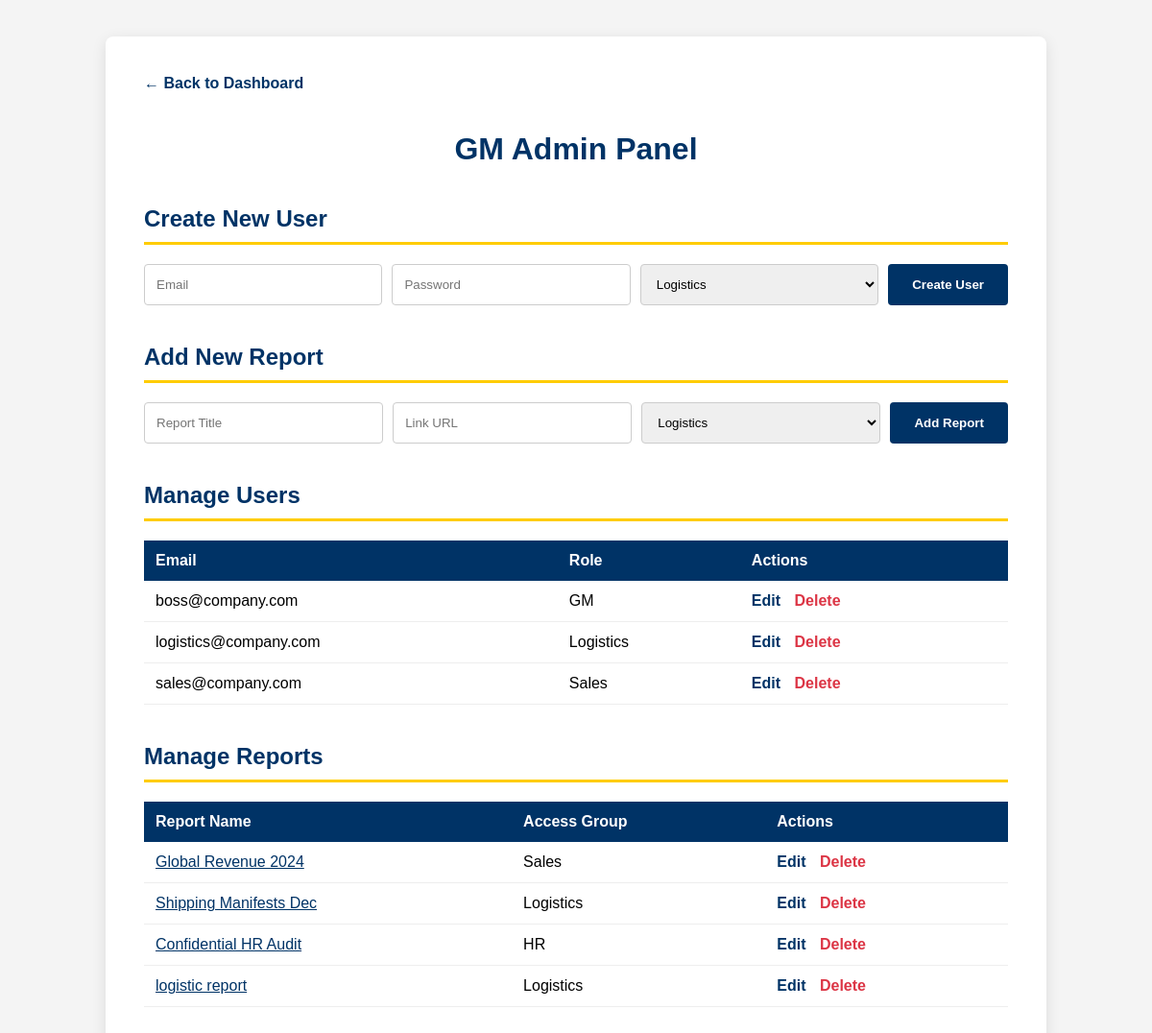
The page /admin (signed in) on the database its author committed.
### app.py (models this page shows)
class User(UserMixin, db.Model):
    id = db.Column(db.Integer, primary_key=True)
    email = db.Column(db.String(100), unique=True)
    password = db.Column(db.String(100)) # In production, use hashed passwords!
    role = db.Column(db.String(50)) # e.g., 'GM', 'Logistics', 'Sales'

class Report(db.Model):
    id = db.Column(db.Integer, primary_key=True)
    name = db.Column(db.String(100))
    link = db.Column(db.String(500)) # URL to the report
    group_access = db.Column(db.String(50)) # Which group can see this?

### app.py (the view)
@app.route('/admin', methods=['GET', 'POST'])
@login_required
def admin():
    if current_user.role != 'GM':
        flash("Access Denied.")
        return redirect(url_for('dashboard'))
    if request.method == 'POST':
        if 'new_email' in request.form:
             pass # Remove 'pass' when you paste your code
        elif 'report_name' in request.form:
             pass
    all_users = User.query.all()
    all_reports = Report.query.all()
    return render_template('admin.html', users=all_users, reports=all_reports)

### app.py (called while the page is built)
@login_manager.user_loader
def load_user(user_id):
    return User.query.get(int(user_id))

### templates/admin.html (shortened to what this page needs)
<!DOCTYPE html>
<html>
<head>
</head>
<body>
    <div class="container">
        <a href="/dashboard" class="back-link">← Back to Dashboard</a>
        <h1>GM Admin Panel</h1>
        <h2>Create New User</h2>
        <form method="POST">
            <div class="form-row">
                <input type="email" name="new_email" placeholder="Email" required>
                <input type="text" name="new_password" placeholder="Password" required>
                <select name="new_role">
                    <option value="Logistics">Logistics</option>
                </select>
                <button type="submit" class="create-btn">Create User</button>
            </div>
        </form>
        <h2>Add New Report</h2>
        <form method="POST">
            <div class="form-row">
                <input type="text" name="report_name" placeholder="Report Title" required>
                <input type="text" name="report_link" placeholder="Link URL" required>
                <select name="report_group">
                    <option value="Logistics">Logistics</option>
                </select>
                <button type="submit" class="create-btn">Add Report</button>
            </div>
        </form>
        <h2>Manage Users</h2>
        <table>
            <thead><tr><th>Email</th><th>Role</th><th>Actions</th></tr></thead>
            <tbody>
                {% for u in users %}
                <tr>
                    <td>{{ u.email }}</td>
                    <td>{{ u.role }}</td>
                    <td>
                        <a href="/edit_user/{{ u.id }}" class="act-btn edit">Edit</a>
                        <a href="/delete_user/{{ u.id }}" class="act-btn delete" onclick="return confirm('Permanently delete {{ u.email }}?')">Delete</a>
                    </td>
                </tr>
                {% endfor %}
            </tbody>
        </table>
        <h2>Manage Reports</h2>
        <table>
            <thead><tr><th>Report Name</th><th>Access Group</th><th>Actions</th></tr></thead>
            <tbody>
                {% for r in reports %}
                <tr>
                    <td><a href="{{ r.link }}" target="_blank" style="color: var(--brand-blue);">{{ r.name }}</a></td>
                    <td>{{ r.group_access }}</td>
                    <td>
                        <a href="/edit_report/{{ r.id }}" class="act-btn edit">Edit</a>
                        <a href="/delete_report/{{ r.id }}" class="act-btn delete" onclick="return confirm('Delete this report link?')">Delete</a>
                    </td>
                </tr>
                {% endfor %}
            </tbody>
        </table>
    </div>
</body>
</html>

### templates/admin.html (style rules this page uses)
:root { --brand-blue: #003366; --brand-yellow: #ffcc00; }
body { font-family: sans-serif; padding: 30px; background: #f4f4f4; }
.container { max-width: 900px; margin: 0 auto; background: white; padding: 40px; border-radius: 8px; box-shadow: 0 4px 15px rgba(0,0,0,0.1); }
h1 { color: var(--brand-blue); text-align: center; }
h2 { border-bottom: 3px solid var(--brand-yellow); padding-bottom: 10px; color: var(--brand-blue); margin-top: 40px; }
.form-row { display: flex; gap: 10px; margin-bottom: 15px; }
input, select { padding: 12px; flex: 1; box-sizing: border-box; border: 1px solid #ccc; border-radius: 4px; }
button.create-btn { padding: 12px 25px; background: var(--brand-blue); color: white; border: none; cursor: pointer; font-weight: bold; border-radius: 4px; transition: background 0.3s; }
.back-link { display: inline-block; margin-bottom: 20px; color: var(--brand-blue); text-decoration: none; font-weight: bold; }
table { width: 100%; border-collapse: collapse; margin-top: 20px; }
th { background: var(--brand-blue); color: white; padding: 12px; text-align: left; }
td { padding: 12px; border-bottom: 1px solid #eee; }
.act-btn { text-decoration: none; font-weight: bold; margin-right: 10px; }
.edit { color: var(--brand-blue); }
.delete { color: #dc3545; }

### rows shown on the page
User: email "boss@company.com", role "GM"
User: email "logistics@company.com", role "Logistics"
User: email "sales@company.com", role "Sales"
Report: name "Global Revenue 2024", group_access "Sales"
Report: name "Shipping Manifests Dec", group_access "Logistics"
Report: name "Confidential HR Audit", group_access "HR"
Report: name "logistic report", group_access "Logistics"
